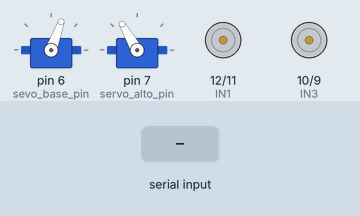
This sketch was run on a simulated Arduino Uno, built with avr-gcc and run on an emulated ATmega328P. On the bench: 2 × servo, motor-driver pin pairs drawn as motors (green arrow = first pin HIGH = forward, orange = second pin HIGH = backward, longer = more drive, scaled by the enable pin). The test bench sets the inputs (shaded band).

Above: at 1.2 s.
1.3 s: "forward\n" received over Serial
At 2.3 s:
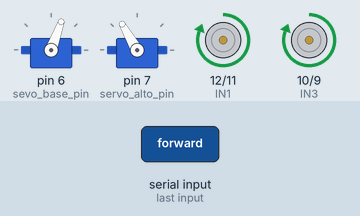
2.8 s: "left\n" received over Serial
At 3.4 s:
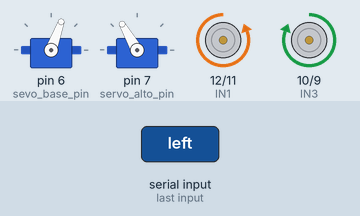
4.3 s: "right\n" received over Serial
At 4.6 s:
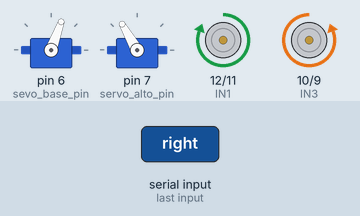
5.8 s: "back\n" received over Serial
At 6.9 s:
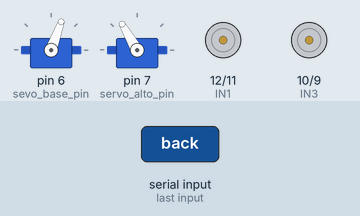
7.3 s: "servo_su\n" received over Serial
At 8.0 s:
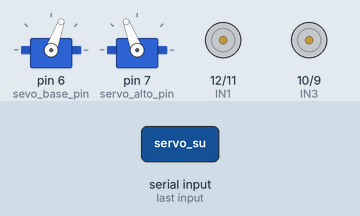
8.8 s: "servo_right\n" received over Serial
At 9.2 s:
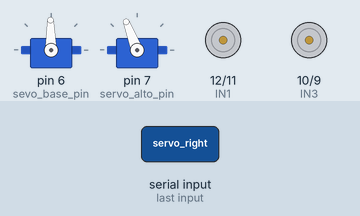
Timing chart, 0 to 11.3 s (numbered marks = the images above; inputs shaded):
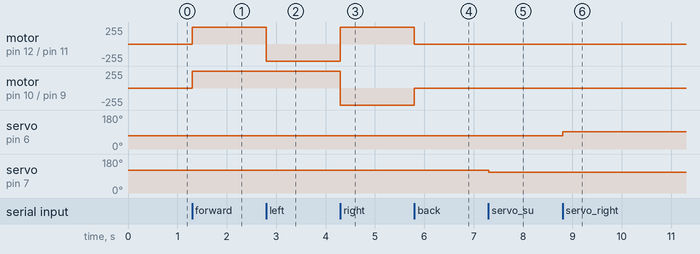

The sketch:

ultimate.ino
```cpp
#include <Servo.h>
#define sevo_base_pin 6
#define servo_alto_pin 7

#define ENA 13
#define IN1 12
#define IN2 11

#define ENB 8
#define IN3 10
#define IN4 9

Servo servo_alto;
Servo servo_base;

void setup() {
  servo_base.attach(sevo_base_pin); //90
  servo_alto.attach(servo_alto_pin); //90
  servo_base.write(70);
  servo_alto.write(120);

Serial.begin(115200);
Serial.setTimeout(100);

pinMode(ENA,OUTPUT);
pinMode(IN1,OUTPUT);
pinMode(IN2,OUTPUT);

pinMode(ENB,OUTPUT);
pinMode(IN3,OUTPUT);
pinMode(IN4,OUTPUT);

analogWrite(ENA,0);
analogWrite(ENB,0);


}

int servo_base_pos=90;
int servo_alto_pos=110;


void loop() {
  String data="";
if(Serial.available()){
  data=Serial.readStringUntil('\n');
  if(data=="forward"){
    forward();
  }else if(data=="left"){
    left();
  }else if(data=="right"){
    right();
  }else if(data=="back"){
    backward();
  }else if(data=="stop"){
    stop();
  }
  else if(data=="servo_su"){
    if(servo_alto_pos<=170){
      servo_alto_pos+=1;
    servo_alto.write(servo_alto_pos);}
  }
  else if(data=="servo_giu"){
    if(servo_alto_pos>=10){
      servo_alto_pos-=1;
  servo_alto.write(servo_alto_pos);}
  }
  else if(data=="servo_right"){
    if(servo_base_pos<=170){
      servo_base_pos+=1;
  servo_base.write(servo_base_pos);}
  }
  else if(data=="servo_left"){
    if(servo_base_pos>=10){
      servo_base_pos-=1;
  servo_base.write(servo_base_pos);}
  }

}}
```

move_f.ino
```cpp
void forward(){
  analogWrite(ENA,250);
  analogWrite(ENB,250);
  digitalWrite(IN1,HIGH);
  digitalWrite(IN2,LOW);
  digitalWrite(IN3,HIGH);
  digitalWrite(IN4,LOW);
}
void left(){
  analogWrite(ENA,250);
  analogWrite(ENB,250);
  digitalWrite(IN1,LOW);
  digitalWrite(IN2,HIGH);
  digitalWrite(IN3,HIGH);
  digitalWrite(IN4,LOW);
}

void right(){
  analogWrite(ENA,250);
  analogWrite(ENB,250);
  digitalWrite(IN1,HIGH);
  digitalWrite(IN2,LOW);
  digitalWrite(IN3,LOW);
  digitalWrite(IN4,HIGH);
}

void backward(){
  analogWrite(ENA,90);
  analogWrite(ENB,90);
  digitalWrite(IN1,LOW);
  digitalWrite(IN2,HIGH);
  digitalWrite(IN3,LOW);
  digitalWrite(IN4,HIGH);
}

void stop(){
  digitalWrite(ENA,LOW);
  digitalWrite(ENB,LOW);
}
```

Measured:
- after the input at 1.3 s, motor on pin 12 (IN1) / pin 11 (IN2), motor on pin 10 (IN3) / pin 9 (IN4): stopped → forward 255/255 at once
- after the input at 2.8 s, motor on pin 12 (IN1) / pin 11 (IN2): forward 255/255 → backward 255/255 at once
- after the input at 4.3 s, motor on pin 12 (IN1) / pin 11 (IN2): backward 255/255 → forward 255/255 at once; motor on pin 10 (IN3) / pin 9 (IN4): forward 255/255 → backward 255/255 at once
- after the input at 5.8 s, motor on pin 12 (IN1) / pin 11 (IN2): forward 255/255 → stopped at once; motor on pin 10 (IN3) / pin 9 (IN4): backward 255/255 → stopped at once
- after the input at 7.3 s, servo on pin 7 (servo_alto_pin): 120° → 111° at once
- after the input at 8.8 s, servo on pin 6 (sevo_base_pin): 70° → 91° at once
